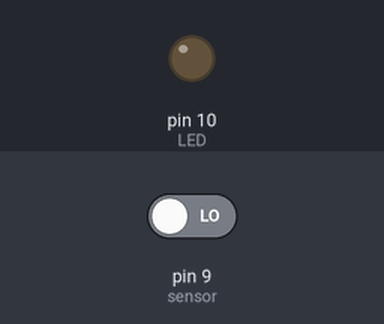
This sketch was run on a simulated Arduino Uno, built with avr-gcc and run on an emulated ATmega328P. Shown: output pins drawn as LEDs (lit = HIGH). The inputs (shaded band) are chosen by the test bench; at power-on: pin 9 (sensor) LOW. What the sketch prints to the serial monitor is not drawn.

Above: at 1.2 s.
1.3 s: pin 9 (sensor) driven HIGH
At 2.2 s:
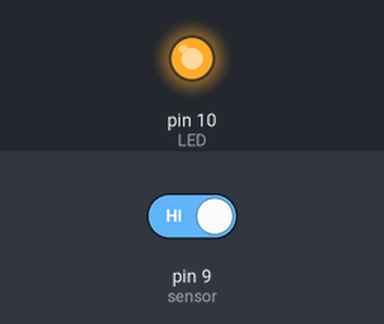
2.8 s: pin 9 (sensor) driven LOW
At 3.5 s:
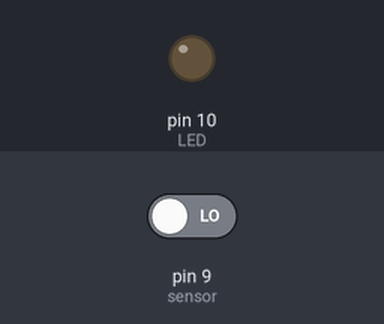
Timing chart, 0 to 5.8 s (numbered marks = the images above; inputs shaded):
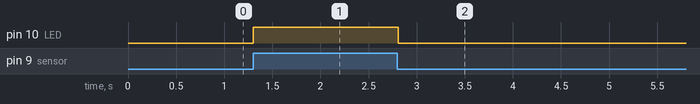

Measured:
- after the input at 1.3 s, pin 10 (LED): LOW → HIGH at once
- after the input at 2.8 s, pin 10 (LED): HIGH → LOW at once

The sketch:

Gas_Sensor.ino
```cpp
// #8 Gas Sensor

// Variables
int sensor = 9;
int LED = 10;
int state = 0;

void setup() {
  Serial.begin(9600);
  Serial.print("Program Started.");

  // put your setup code here, to run once:
  pinMode(sensor,INPUT);
  pinMode(LED,OUTPUT);

  Serial.print("Program Ended.");
}

void loop() {
  Serial.println("Loop Started.");

  // put your main code here, to run repeatedly:
  state = digitalRead(sensor);

  if (state==HIGH){
    digitalWrite(LED,HIGH);
  }
  else{
    digitalWrite(LED,LOW);
  }

  Serial.println("Loop Finished.");
  delay(100);
}
```
